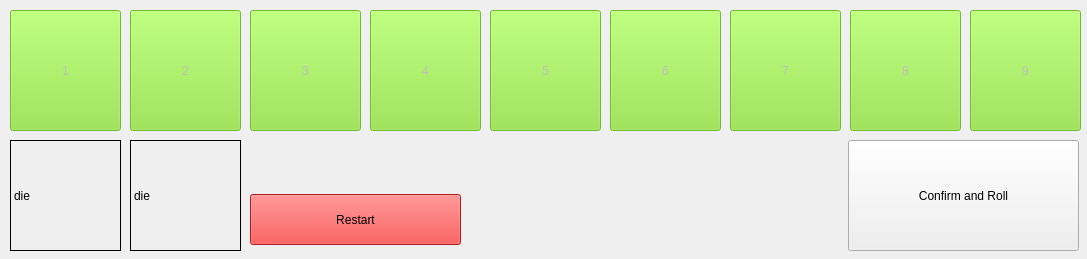
<?xml version="1.0" encoding="UTF-8"?>
<ui version="4.0">
 <class>Form</class>
 <widget class="QWidget" name="Form">
  <property name="geometry">
   <rect>
    <x>0</x>
    <y>0</y>
    <width>1087</width>
    <height>259</height>
   </rect>
  </property>
  <property name="minimumSize">
   <size>
    <width>1087</width>
    <height>259</height>
   </size>
  </property>
  <property name="maximumSize">
   <size>
    <width>1087</width>
    <height>259</height>
   </size>
  </property>
  <property name="windowTitle">
   <string>Shut The Box</string>
  </property>
  <widget class="QPushButton" name="switch1">
   <property name="enabled">
    <bool>false</bool>
   </property>
   <property name="geometry">
    <rect>
     <x>10</x>
     <y>10</y>
     <width>111</width>
     <height>121</height>
    </rect>
   </property>
   <property name="styleSheet">
    <string notr="true">background-color:rgb(138, 226, 52);</string>
   </property>
   <property name="text">
    <string>1</string>
   </property>
  </widget>
  <widget class="QPushButton" name="switch2">
   <property name="enabled">
    <bool>false</bool>
   </property>
   <property name="geometry">
    <rect>
     <x>130</x>
     <y>10</y>
     <width>111</width>
     <height>121</height>
    </rect>
   </property>
   <property name="styleSheet">
    <string notr="true">background-color:rgb(138, 226, 52);</string>
   </property>
   <property name="text">
    <string>2</string>
   </property>
  </widget>
  <widget class="QPushButton" name="switch3">
   <property name="enabled">
    <bool>false</bool>
   </property>
   <property name="geometry">
    <rect>
     <x>250</x>
     <y>10</y>
     <width>111</width>
     <height>121</height>
    </rect>
   </property>
   <property name="styleSheet">
    <string notr="true">background-color:rgb(138, 226, 52);</string>
   </property>
   <property name="text">
    <string>3</string>
   </property>
  </widget>
  <widget class="QPushButton" name="switch4">
   <property name="enabled">
    <bool>false</bool>
   </property>
   <property name="geometry">
    <rect>
     <x>370</x>
     <y>10</y>
     <width>111</width>
     <height>121</height>
    </rect>
   </property>
   <property name="styleSheet">
    <string notr="true">background-color:rgb(138, 226, 52);</string>
   </property>
   <property name="text">
    <string>4</string>
   </property>
  </widget>
  <widget class="QPushButton" name="switch5">
   <property name="enabled">
    <bool>false</bool>
   </property>
   <property name="geometry">
    <rect>
     <x>490</x>
     <y>10</y>
     <width>111</width>
     <height>121</height>
    </rect>
   </property>
   <property name="styleSheet">
    <string notr="true">background-color:rgb(138, 226, 52);</string>
   </property>
   <property name="text">
    <string>5</string>
   </property>
  </widget>
  <widget class="QPushButton" name="switch6">
   <property name="enabled">
    <bool>false</bool>
   </property>
   <property name="geometry">
    <rect>
     <x>610</x>
     <y>10</y>
     <width>111</width>
     <height>121</height>
    </rect>
   </property>
   <property name="styleSheet">
    <string notr="true">background-color:rgb(138, 226, 52);</string>
   </property>
   <property name="text">
    <string>6</string>
   </property>
  </widget>
  <widget class="QPushButton" name="switch7">
   <property name="enabled">
    <bool>false</bool>
   </property>
   <property name="geometry">
    <rect>
     <x>730</x>
     <y>10</y>
     <width>111</width>
     <height>121</height>
    </rect>
   </property>
   <property name="styleSheet">
    <string notr="true">background-color:rgb(138, 226, 52);</string>
   </property>
   <property name="text">
    <string>7</string>
   </property>
  </widget>
  <widget class="QPushButton" name="switch8">
   <property name="enabled">
    <bool>false</bool>
   </property>
   <property name="geometry">
    <rect>
     <x>850</x>
     <y>10</y>
     <width>111</width>
     <height>121</height>
    </rect>
   </property>
   <property name="styleSheet">
    <string notr="true">background-color:rgb(138, 226, 52);</string>
   </property>
   <property name="text">
    <string>8</string>
   </property>
  </widget>
  <widget class="QPushButton" name="switch9">
   <property name="enabled">
    <bool>false</bool>
   </property>
   <property name="geometry">
    <rect>
     <x>970</x>
     <y>10</y>
     <width>111</width>
     <height>121</height>
    </rect>
   </property>
   <property name="styleSheet">
    <string notr="true">background-color:rgb(138, 226, 52);</string>
   </property>
   <property name="text">
    <string>9</string>
   </property>
  </widget>
  <widget class="QPushButton" name="rollConfirm">
   <property name="geometry">
    <rect>
     <x>848</x>
     <y>140</y>
     <width>231</width>
     <height>111</height>
    </rect>
   </property>
   <property name="styleSheet">
    <string notr="true"/>
   </property>
   <property name="text">
    <string>Confirm and Roll</string>
   </property>
  </widget>
  <widget class="QLabel" name="die1Label">
   <property name="geometry">
    <rect>
     <x>10</x>
     <y>140</y>
     <width>111</width>
     <height>111</height>
    </rect>
   </property>
   <property name="frameShape">
    <enum>QFrame::Box</enum>
   </property>
   <property name="text">
    <string>die</string>
   </property>
   <property name="scaledContents">
    <bool>true</bool>
   </property>
  </widget>
  <widget class="QLabel" name="die2Label">
   <property name="enabled">
    <bool>true</bool>
   </property>
   <property name="geometry">
    <rect>
     <x>130</x>
     <y>140</y>
     <width>111</width>
     <height>111</height>
    </rect>
   </property>
   <property name="frameShape">
    <enum>QFrame::Box</enum>
   </property>
   <property name="text">
    <string>die</string>
   </property>
   <property name="scaledContents">
    <bool>true</bool>
   </property>
  </widget>
  <widget class="QPushButton" name="restartButton">
   <property name="geometry">
    <rect>
     <x>250</x>
     <y>194</y>
     <width>211</width>
     <height>51</height>
    </rect>
   </property>
   <property name="styleSheet">
    <string notr="true">background-color:rgb(239, 41, 41);</string>
   </property>
   <property name="text">
    <string>Restart</string>
   </property>
  </widget>
 </widget>
 <resources/>
 <connections/>
</ui>
